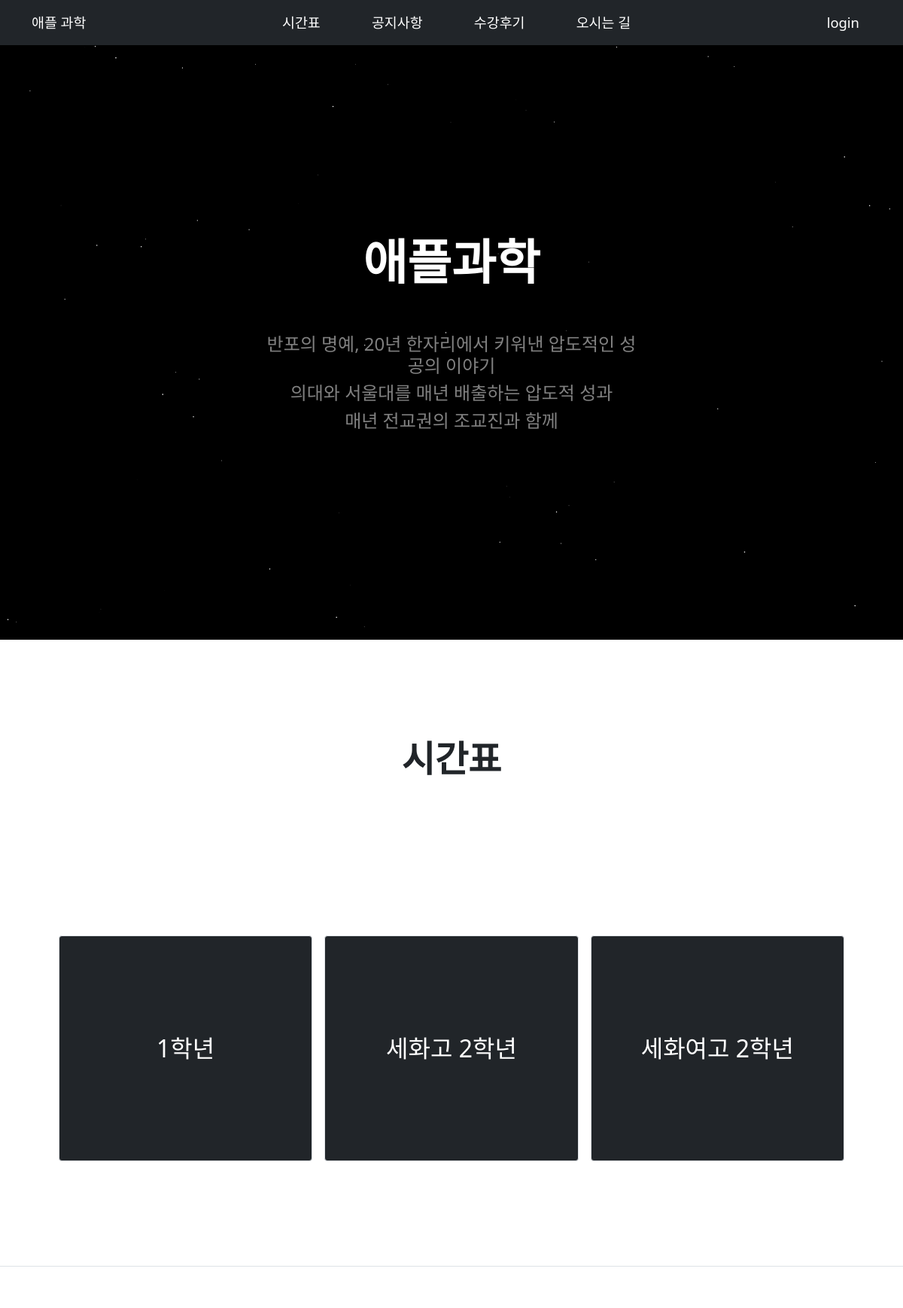
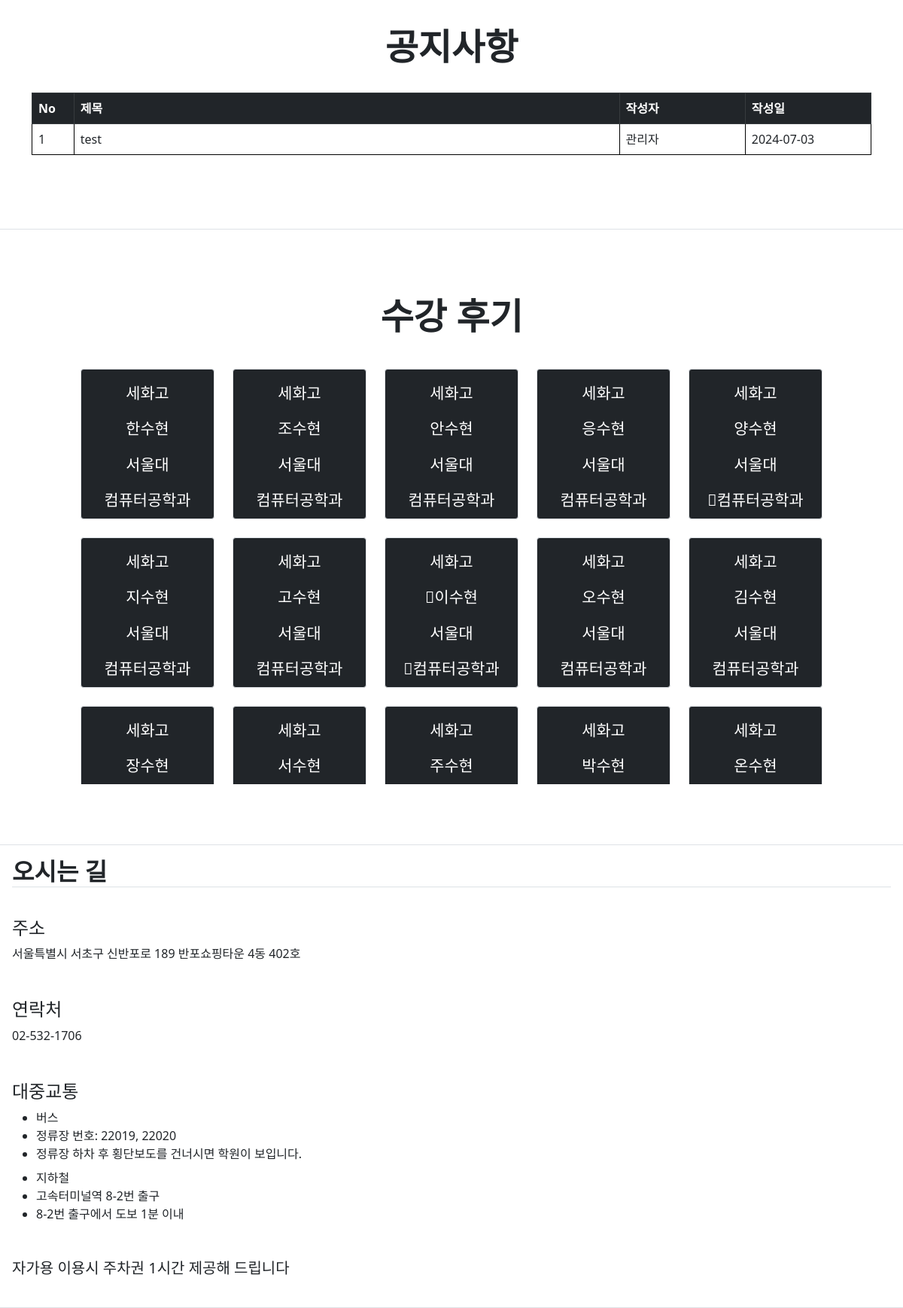
The page / on the database its author committed (2 pictures, top to bottom).
### common/models.py (models this page shows, shortened)
class Board(models.Model):
    POSTED_IN_CHOICES = (
        ("community", "커뮤니티"),
        ("main", "메인"),
        ("management", "행정"),
    )
    title = models.CharField(max_length=100, verbose_name="제목")
    content = models.TextField(verbose_name="내용")
    author = models.ForeignKey(
        settings.AUTH_USER_MODEL, on_delete=models.CASCADE, verbose_name="작성자"
    )
    posted_in = models.CharField(
        max_length=10,
        choices=POSTED_IN_CHOICES,
        default="main",
        verbose_name="종류",
    )
    created_at = models.DateTimeField(auto_now_add=True, verbose_name="작성 날짜")
    updated_at = models.DateTimeField(auto_now=True, verbose_name="수정 날짜")
    class Meta:
        verbose_name = "게시판"
        verbose_name_plural = "게시판"

class Review(models.Model):
    SCHOOL_CHOICES = (
        ("세화고", "세화고"),
        ("세화여고", "세화여고"),
        ("반포고", "반포고"),
        ("상문고", "상문고"),
        ("서울고", "서울고"),
        ("서문여고", "서문여고"),
    )
    school = models.CharField(
        max_length=10,
        choices=SCHOOL_CHOICES,
        verbose_name="고등학교",
        default="세화고",
    )
    name = models.CharField(max_length=10, verbose_name="학생 이름")
    university = models.CharField(
        max_length=20, verbose_name="대학교", default="Unknown"
    )
    major = models.CharField(max_length=20, verbose_name="학과", default="Unknown")
    title = models.CharField(
        max_length=100, verbose_name="제목", default="애플과학 수강후기"
    )
    content = models.TextField(max_length=1500, verbose_name="수강 후기")
    created_at = models.DateTimeField(default=timezone.now, verbose_name="작성 시간")
    class Meta:
        verbose_name = "수강후기"
        verbose_name_plural = "수강후기"

### main/views.py (the view)
# urls.py: path("", include("main.urls")),
def main(request):
    article_list = Board.objects.all()
    paginator = Paginator(article_list, 10)
    page = request.GET.get("page")
    try:
        articles = paginator.page(page)
    except PageNotAnInteger:
        articles = paginator.page(1)
    except EmptyPage:
        articles = paginator.page(paginator.num_pages)
    reviews = Review.objects.all()
    return render(
        request,
        "main/main_home.html",
        {
            "articles": articles,
            "reviews": reviews,
        },
    )

### templates/main/main_home.html (shortened to what this page needs)
{% extends 'main/main_base.html' %}
{% load static %}
{% block extra_css %}
<link href="{% static 'css/main/main_home.css' %}" rel="stylesheet" />
{% endblock %}
{% block content %}
<div class="backSky">
    <svg class="sky">
    </svg>
    <header class="text-white py-5 header-height header">
        <div class="container px-5">
            <div class="row gx-5 justify-content-center">
                <div class="col-lg-6">
                    <div class="text-center my-5">
                        <br>
                        <h1 class="display-5 fw-bolder text-white mb-2 bigger-text">애플과학</h1>
                        <br>
                        <br>
                        <h4 class="text-white-50">
                            반포의 명예, 20년 한자리에서 키워낸 압도적인 성공의 이야기
                        </h4>
                        <h4 class="text-white-50">
                            의대와 서울대를 매년 배출하는 압도적 성과
                        </h4>
                        <h4 class="text-white-50">
                            매년 전교권의 조교진과 함께
                        </h4>
                    </div>
                </div>
            </div>
        </div>
    </header>
</div>
<section class="py-5 border-bottom" id="timetable">
    <div class="container px-5 my-2 px-5 component-height component-flex">
        <div class="text-center margin-bt-big component-title">
            <h2 class="t-n2 fw-bolder big-text">시간표</h2>
        </div>
        <div class="timetable-container">
            <div class="timetable-box" data-bs-toggle="modal" data-bs-target="#timetableModal" data-timetable="1학년">1학년</div>
            <div class="timetable-box" data-bs-toggle="modal" data-bs-target="#timetableModal" data-timetable="세화고2">세화고 2학년</div>
            <div class="timetable-box" data-bs-toggle="modal" data-bs-target="#timetableModal" data-timetable="세화여고2">세화여고 2학년</div>
        </div>
    </div>
</section>
<section class="py-5 px-3 border-bottom component-flex" id="notice">
    <div class="container mt-4">
        <div class="text-center margin-bt-big ">
            <h2 class="t-1 fw-bolder big-text">공지사항</h2>
        </div>
        <table class="table table-bordered table-hover">
            <thead class="table-dark">
                <tr>
                    <th scope="col">No</th>
                    <th scope="col">제목</th>
                    <th scope="col">작성자</th>
                    <th scope="col">작성일</th>
                </tr>
            </thead>
            <tbody>
                {% for article in articles %}
                <tr onclick="location.href='{% url 'notice_detail' article.id %}'">
                    <td class="col-no">{{ forloop.counter }}</td>
                    <td class="col-title">{{ article.title }}</td>
                    <td class="col-author"> 관리자 </td>
                    <td class="col-date">{{ article.created_at|date:"Y-m-d" }}</td>
                </tr>
                {% empty %}
                {% for _ in articles.paginator.page_range|slice:":10" %}
                <tr>
                    <td colspan="4">&nbsp;</td>
                </tr>
                {% endfor %}
                {% endfor %}
            </tbody>
        </table>
    </div>
</section>
<section class="py-5 px-3 border-bottom component-flex" id="review">
    <div class="container mt-4">
        <div class="text-center margin-bt-big component-title">
            <h2 class="t-n1 fw-bolder big-text">수강 후기</h2>
        </div>
        <div class="row row-cols-2 row-cols-md-6 g-2 review-container">
            {% for review in reviews %}
            <div class="col" onclick="location.href='{% url 'review_detail' review.id %}'">
                <div class="review-box p-3">
                    <p>{{review.school}}</p>
                    <p>{{review.name}}</p>
                    <p>{{review.university}}</p>
                    <p>{{review.major}}</p>
                </div>
            </div>
            {% endfor %}
        </div>
    </div>
</section>
<section class="mb-n3 border-bottom component-flex" id="way">
    <div class="way nomargin nopadding">
        <div class="way-container">
            <div class="way-info">
                <div class="way-info-title mb-4">
                    <h2 class="t-0 fw-bolder border-bottom">오시는 길</h1>
                </div>
                <div class="way-info-contents">
                    <div class="info-contents-content">
                        <h4>주소</h4>
                        <p>서울특별시 서초구 신반포로 189 반포쇼핑타운 4동 402호</p>
                    </div>
                    <div class="info-contents-content">
                        <h4>연락처</h4>
                        <p>02-532-1706</p>
                    </div>
                    <div class="info-contents-content">
                        <h4>대중교통</h4>
                        <ul>
                            <li>버스</li>
                            <li class="nomargin">정류장 번호: 22019, 22020</li>
                            <li class="mb-2">정류장 하차 후 횡단보도를 건너시면 학원이 보입니다.</li>
                            <li>지하철</li>
                            <li class="nomargin">고속터미널역 8-2번 출구</li>
                            <li>8-2번 출구에서 도보 1분 이내</li>
                        </ul>
                    </div>
                    <div class="info-contents-content">
                        <h5>자가용 이용시 주차권 1시간 제공해 드립니다</h5>
                    </div>
                </div>
            </div>
        </div>
    </div>
</section>
{% endblock %}

### static/css/main/main_home.css (style rules this page uses)
.nopadding { padding:0 !important; }
.t-n2 { position: relative; top: -2rem; }
.t-n1 { position: relative; top: -1rem; }
.t-0 { position: relative; top: 0; }
.t-1 { position: relative; top: 1rem; }
.mb-n3 { margin-bottom: -3rem !important; }
.nomargin { margin: 0 !important; }
.bigger-text { font-size: 4rem; }
.big-text { font-size: 3rem; }
.margin-bt-big { margin-bottom: 3rem; }
.component-flex { display: flex; flex-direction: column; justify-content: space-around; }
.component-height { height: 720px; }
.component-title { position: relative; top: 30px; }
.backSky { width: 100vw; height: 100vh; position: relative; background-color: rgb(0, 0, 0); overflow: hidden; }
.sky { width: 100vw; height: 200vh; position: absolute; top: 50%; left: 50%; transform: translate(-50%, -50%); animation: moveStar 240s linear infinite; }
.header-height { height: 95vh; }
.header { display: flex; justify-content: flex-start; align-items: center; background-color: rgba(0, 0, 0, 0.406); }
.timetable-container { display: flex; justify-content: space-evenly; height: auto; }
.timetable-box { display: flex; justify-content: center; align-items: center; font-size: 2rem; height: 300px; width: 25%; border-radius: 25px; background-color: #212529; color: white; margin-bottom: 0.5rem; animation: slideUp 0.5s ease-out forwards; opacity: 0; }
.table { margin-bottom: 50px; border: 1px solid black; }
.col-no { width: 5%; }
.col-title { width: 65%; }
.col-author { width: 15%; }
.col-date { width: 15%; }
.review-container { display: flex; flex-wrap: wrap; overflow-y: auto; -ms-overflow-style: none; scrollbar-width: none; margin: 2rem 0 2rem 0; height: 50%; max-height: 70vh; }
.review-box { flex: 0 0 auto; font-size: 1.3rem; height: 200px; width: 200px; background-color: #212529; border-radius: 25px; color: white; margin-right: 0.5rem; }
.way { height: 100%; width: 100%; display: flex; flex-direction: column; }
.way-container { position: relative; left: 0; width: 100%; height: 100%; display: flex; align-items: center; justify-content: space-between; }
.way-info { padding: 30px 15px; width: 40%; height: 100%; }
.way-info-title { margin-bottom: 2rem; }
.way-info-contents { display: flex; flex-direction: column; }
.info-contents-content { margin: 1rem 0; font-weight: 100; }

### templates/main/main_home.html (style rules this page uses)
.timetable-container, .review-container { display: flex; flex-wrap: wrap; gap: 1rem; justify-content: center; }
.timetable-box, .review-box { flex: 1 1 30%; max-width: 100%; cursor: pointer; text-align: center; padding: 1rem; border: 1px solid #dee2e6; border-radius: 0.25rem; }
.way-container { display: flex; flex-wrap: wrap; justify-content: space-between; }
.way-info { flex: 1 1 45%; max-width: 100%; padding: 1rem; }

### rows shown on the page
Board: title "test", created_at "2024-07-03"
Review: school "세화고", name "한수현", university "서울대", major "컴퓨터공학과"
Review: school "세화고", name "조수현", university "서울대", major "컴퓨터공학과"
Review: school "세화고", name "안수현", university "서울대", major "컴퓨터공학과"
Review: school "세화고", name "응수현", university "서울대", major "컴퓨터공학과"
Review: school "세화고", name "양수현", university "서울대", major "\b컴퓨터공학과"
Review: school "세화고", name "지수현", university "서울대", major "컴퓨터공학과"
Review: school "세화고", name "고수현", university "서울대", major "컴퓨터공학과"
Review: school "세화고", name "\b이수현", university "서울대", major "\b컴퓨터공학과"
Review: school "세화고", name "오수현", university "서울대", major "컴퓨터공학과"
Review: school "세화고", name "김수현", university "서울대", major "컴퓨터공학과"
Review: school "세화고", name "장수현"
Review: school "세화고", name "서수현"
Review: school "세화고", name "주수현"
Review: school "세화고", name "박수현"
Review: school "세화고", name "온수현"
